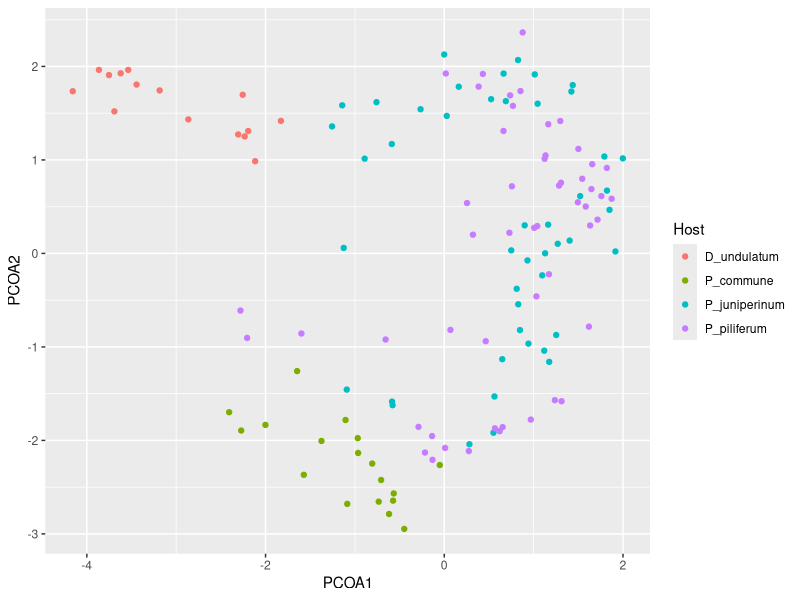
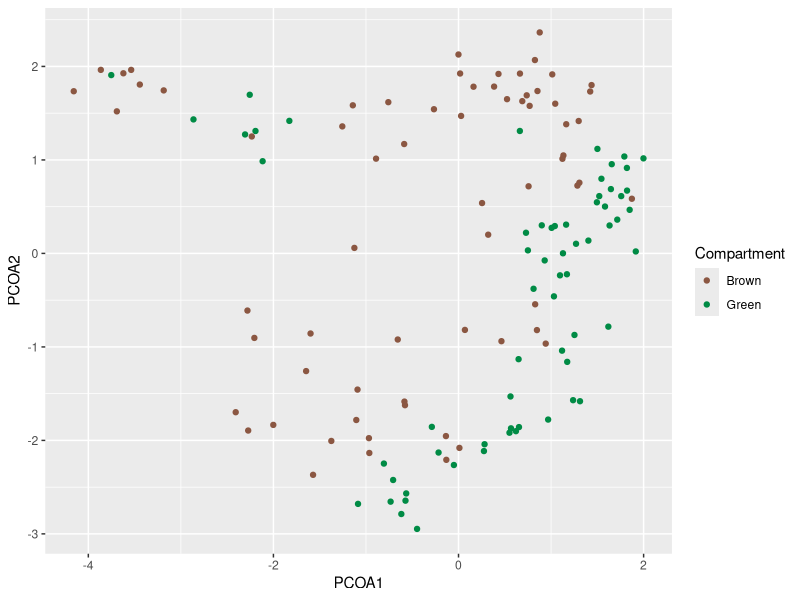
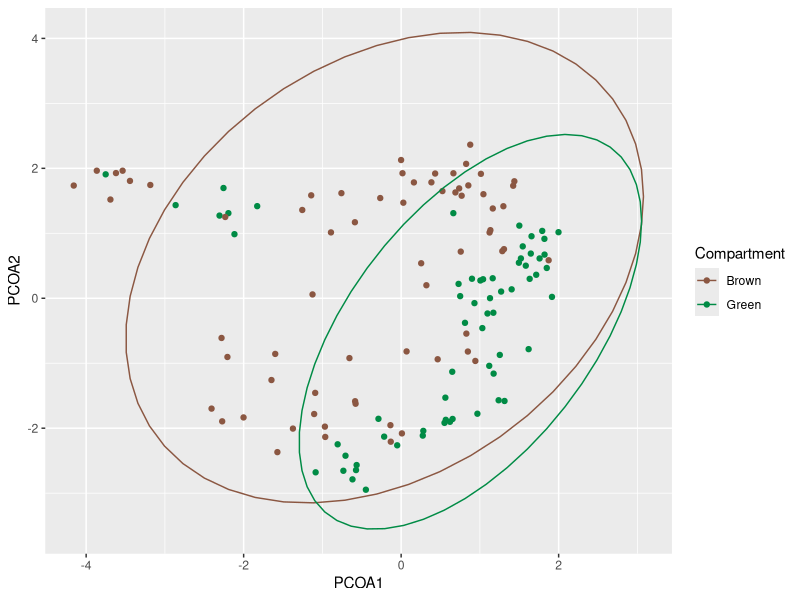
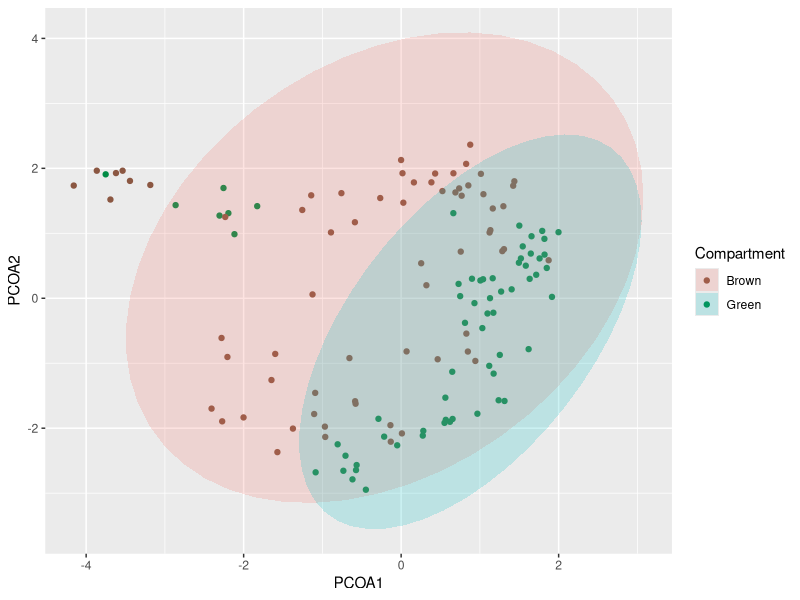
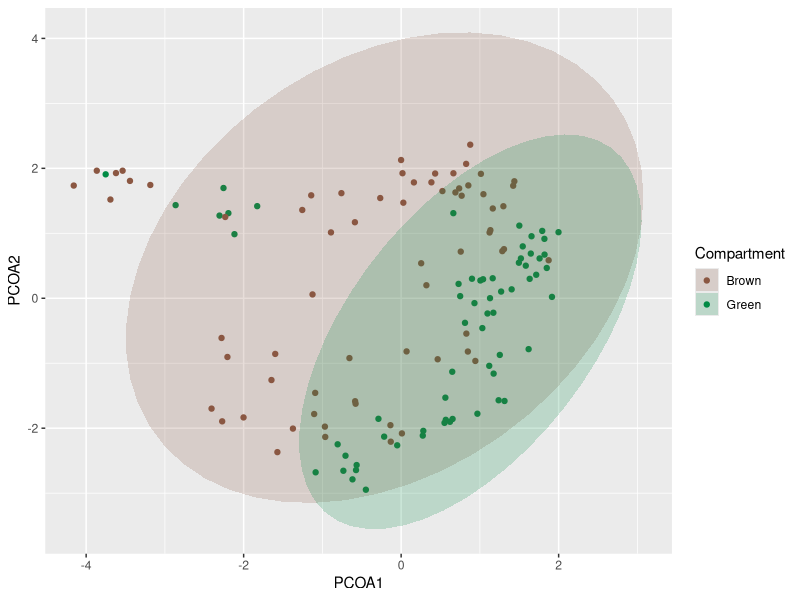
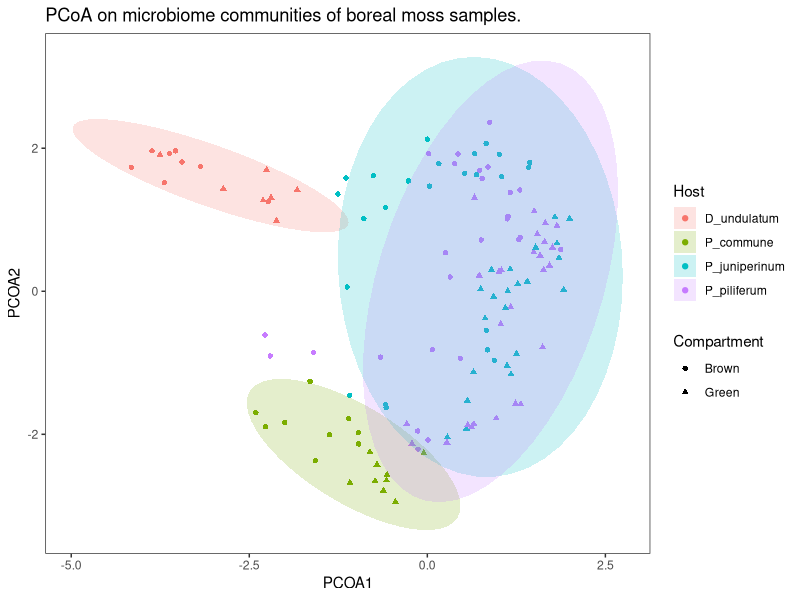
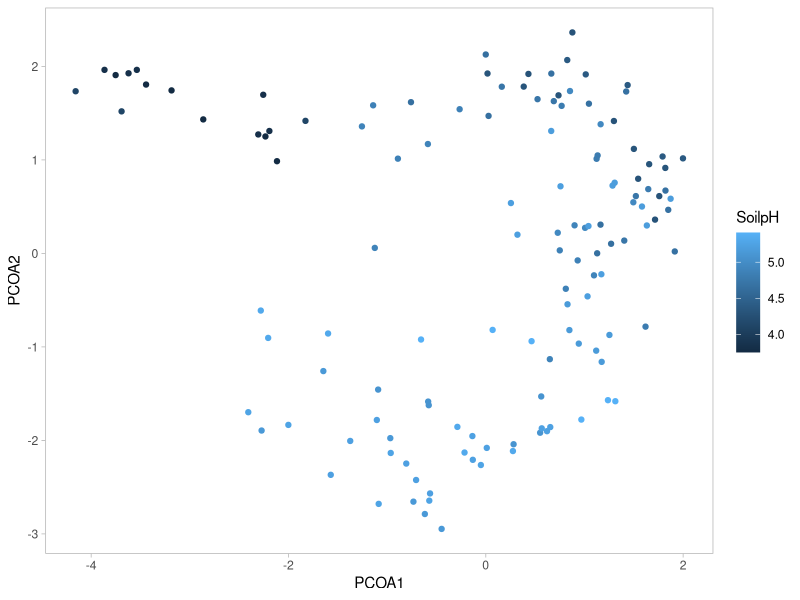
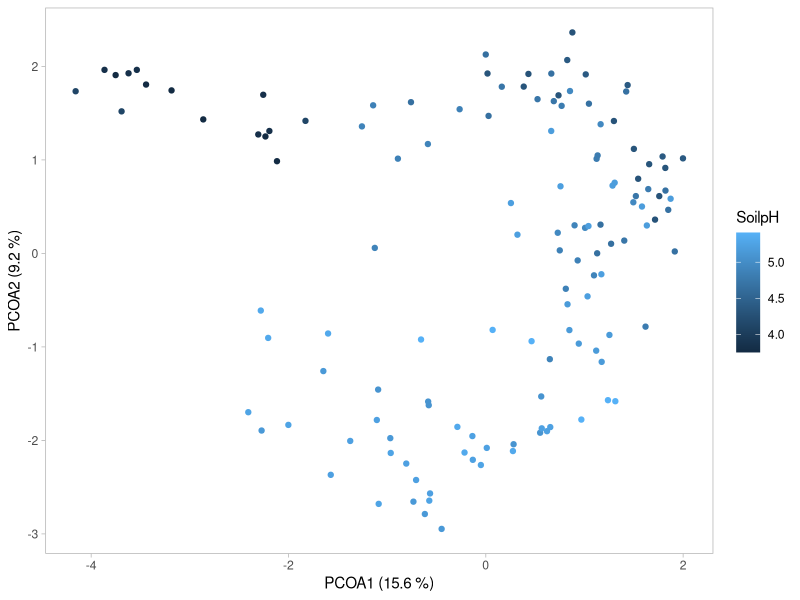

Here is the R script that generated these plots, in order:
## ---- chunk 1
library(tidyverse) # Load required library
## ---- chunk 2
pcoa <- read.delim("../Data/pcoa.tsv")

ggplot(pcoa, aes(x = PCOA1, y = PCOA2)) +
  geom_point(aes(colour = Host)) 
## ---- chunk 3
comp_colours <- c("lightsalmon4", "springgreen4")

(pcoa_comp <- ggplot(pcoa, aes(x = PCOA1, y = PCOA2)) +
  geom_point(aes(colour = Compartment)) + # ***
  scale_colour_manual(values = comp_colours) # ***
) # Notice I'm saving this plot as an object, because we will be building on it. Wrapping in () is equivalent to calling the pcoa_comp object afterwards.
## ---- chunk 4
(pcoa_comp +
  stat_ellipse(aes(colour = Compartment))
)
## ---- chunk 5
(pcoa_comp +
  stat_ellipse(geom = "polygon", # fill the ellipses
               alpha = 0.2, # transparency 
               aes(fill = Compartment)) # fill instead of colour
)
## ---- chunk 6
(pcoa_comp +
  stat_ellipse(geom = "polygon", alpha = 0.2, aes(fill = Compartment)) +
  scale_fill_manual(values = comp_colours) # <<< there
)
## ---- chunk 7
ggplot(pcoa, aes(x = PCOA1, y = PCOA2)) +
  geom_point(aes(colour = Host, shape = Compartment)) + # ***
  stat_ellipse(geom = "polygon", alpha = 0.2, aes(fill = Host)) +
  labs(title = "PCoA on microbiome communities of boreal moss samples.") + 
  theme_bw() + theme(panel.grid = element_blank())
## ---- chunk 8
(pcoa_pH <- ggplot(pcoa, aes(x = PCOA1, y = PCOA2)) +
  geom_point(aes(colour = SoilpH)) + # continuous scale
  theme_light() +
  theme(panel.grid = element_blank()) # remove the grid
)
## ---- chunk 9
PCOA1 <- 15.6 
PCOA2 <- 9.2
# lines and lines of code later...
pcoa_pH + 
  labs(x = paste0('PCOA1 (', PCOA1, ' %)'),
       y = paste0('PCOA2 (', PCOA2, ' %)'))
